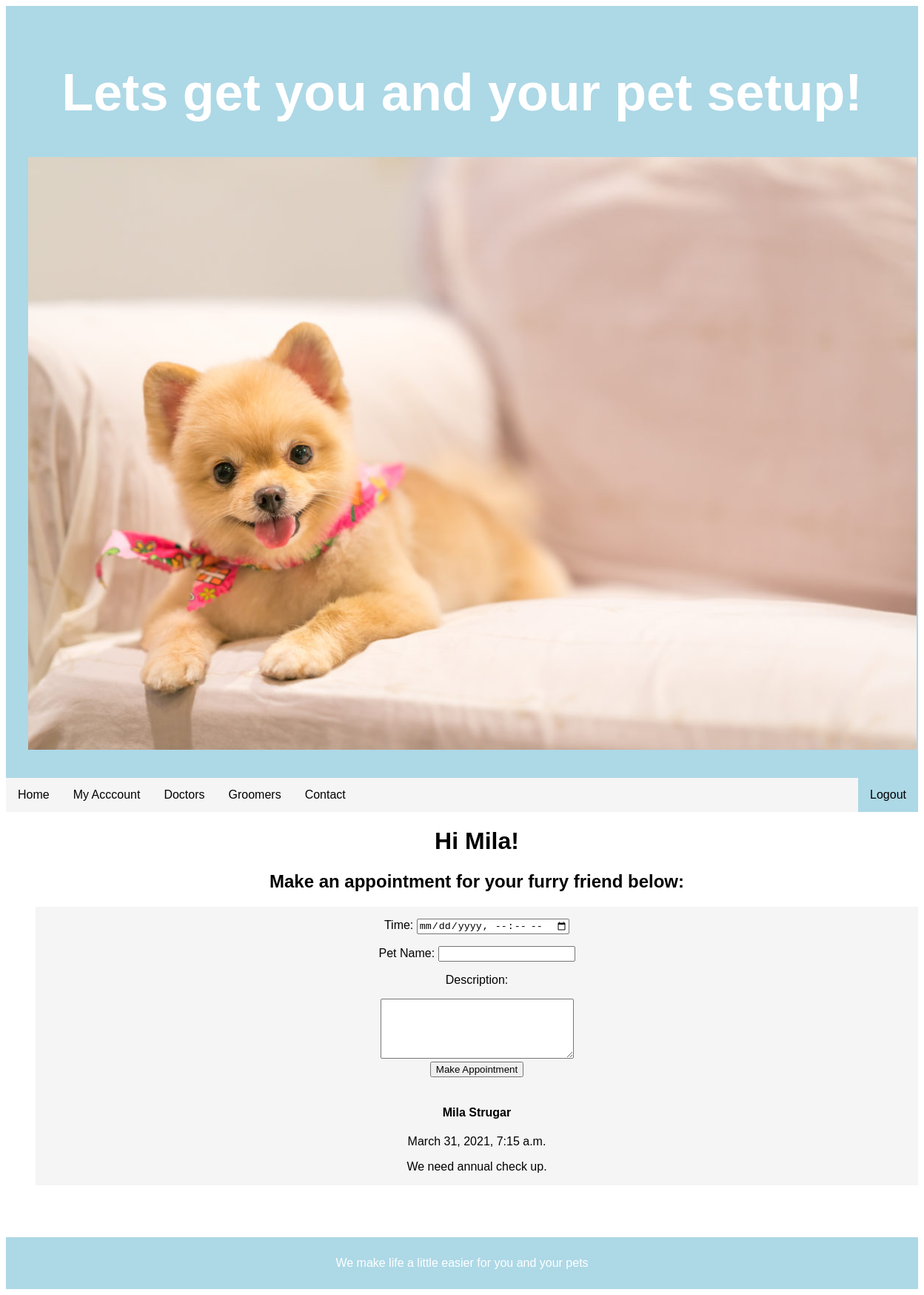
Screenshot of /user/2 (signed in) with the database file from the repository.
### animalprojapp/models.py (models this page shows, shortened)
class User(models.Model):
	firstname = models.CharField(max_length=255)
	lastname = models.CharField(max_length=255)
	email = models.CharField(max_length=255)
	password = models.CharField(max_length=255)
	birthday = models.DateField()
	created_at = models.DateTimeField(auto_now_add=True)
	updated_at = models.DateTimeField(auto_now=True)
	objects = UserManager()

class Appointment(models.Model):
	time = models.DateTimeField(max_length=255)
	description = models.TextField(max_length=255)
	client = models.ForeignKey(
	User, related_name="appointments", on_delete=models.CASCADE)
	created_at = models.DateTimeField(auto_now_add=True)
	updated_at = models.DateTimeField(auto_now=True)

### animalprojapp/views.py (the view)
# urls.py: path('user/<int:userid>', views.user),
def user(request, userid):
    context = {
        'loggedinuser': User.objects.get(id=request.session['loggedinuserid']),
        'userinformation': User.objects.get(id=userid),
        'petinformation': Pet.objects.all(),
        'appointment': Appointment.objects.all()
    }
    return render(request, 'user.html', context)

### animalprojapp/templates/user.html (shortened to what this page needs)
<!DOCTYPE html>
<html lang="en">
<head>
    {% load static %}
    <link rel="stylesheet" type="text/css" href="{% static 'style.css' %}">
</head>
<body>
    <header>
        <h1>Lets get you and your pet setup!</h1>
        <img src="{% static '/static/images/pom-pom1.jpg' %}" alt="">
    </header>
    <ul>
        <li><a href="/success">Home</a></li>
        <li><a href="#news">My Acccount</a></li>
        <li><a href="#news">Doctors</a></li>
        <li><a href="#news">Groomers</a></li>
        <li><a href="#contact">Contact</a></li>
        <li style="float:right"><a class="active" href="/logout">Logout</a></li>
      </ul>
    <menu>
    <h1>Hi {{loggedinuser.firstname}}!</h1>
    <h2>Make an appointment for your furry friend below:</h2>
    <ul>
        <form action="/user/{{loggedinuser.id}}/makeapp" method="post">
            <p>Time: <input type="datetime-local" name="time" value="" id=""></p>
            <p>Pet Name: <input type="text" name="client" value="" id=""></p>
            <p>Description:</p>
            <textarea name="description" id="" cols="30" rows="5"></textarea>
            <br>
            <input type="submit" value="Make Appointment">
        </form>
        <br>
        {% for appt in loggedinuser.appointments.all %}
        <h4>{{appt.client.firstname}} {{appt.client.lastname}}</h4>
        <p>{{appt.time}}</p>
        <p>{{appt.description}}</p>
        {% endfor %}
    </menu>
        <br>
        <br>
        <br>
        <footer>
            <p>We make life a little easier for you and your pets</p>
        </footer>
</body>
</html>

### animalprojapp/static/style.css (style rules this page uses)
* { box-sizing: border-box; }
body { font-family: Arial, Helvetica, sans-serif; }
header { background-color: lightblue; padding: 30px; text-align: center; font-size: 35px; color: white; }
footer { background-color: lightblue; padding: 10px; text-align: center; color: white; }
menu { align-self: center; text-align: center; }

### animalprojapp/templates/user.html (style rules this page uses)
ul { list-style-type: none; margin: 0; padding: 0; overflow: hidden; background-color: whitesmoke; }
li { float: left; }
li a { display: block; color: black; text-align: center; padding: 14px 16px; text-decoration: none; }
.active { background-color: lightblue; }

### rows the page displays
User: firstname "Mila"
Appointment: client.firstname "Mila", client.lastname "Strugar", time "March 31, 2021, 7:15 a.m.", description "We need annual check up."
